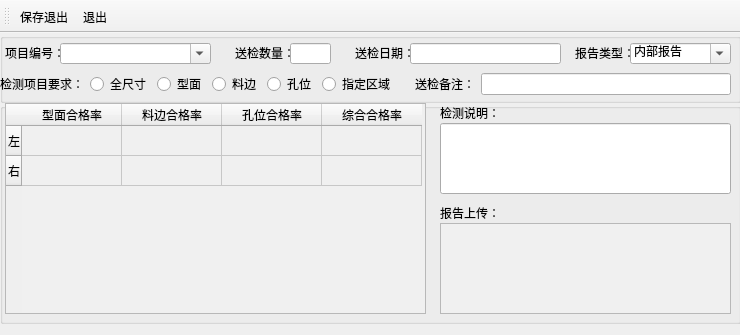
<?xml version="1.0" encoding="UTF-8"?>
<ui version="4.0">
 <class>MainWindow</class>
 <widget class="QMainWindow" name="MainWindow">
  <property name="geometry">
   <rect>
    <x>0</x>
    <y>0</y>
    <width>740</width>
    <height>335</height>
   </rect>
  </property>
  <property name="windowTitle">
   <string>MainWindow</string>
  </property>
  <widget class="QWidget" name="centralwidget">
   <widget class="QGroupBox" name="groupBox">
    <property name="geometry">
     <rect>
      <x>0</x>
      <y>0</y>
      <width>741</width>
      <height>70</height>
     </rect>
    </property>
    <property name="maximumSize">
     <size>
      <width>16777215</width>
      <height>70</height>
     </size>
    </property>
    <property name="title">
     <string/>
    </property>
    <widget class="QComboBox" name="Text_XiangMuBianHao_3">
     <property name="geometry">
      <rect>
       <x>630</x>
       <y>10</y>
       <width>101</width>
       <height>21</height>
      </rect>
     </property>
     <property name="editable">
      <bool>true</bool>
     </property>
     <item>
      <property name="text">
       <string>内部报告</string>
      </property>
     </item>
     <item>
      <property name="text">
       <string>客户报告</string>
      </property>
     </item>
    </widget>
    <widget class="QLineEdit" name="lineEdit_2">
     <property name="geometry">
      <rect>
       <x>410</x>
       <y>10</y>
       <width>151</width>
       <height>21</height>
      </rect>
     </property>
    </widget>
    <widget class="QLabel" name="label_23">
     <property name="geometry">
      <rect>
       <x>575</x>
       <y>10</y>
       <width>55</width>
       <height>20</height>
      </rect>
     </property>
     <property name="maximumSize">
      <size>
       <width>360</width>
       <height>36</height>
      </size>
     </property>
     <property name="text">
      <string>报告类型：</string>
     </property>
    </widget>
    <widget class="QLabel" name="label_17">
     <property name="geometry">
      <rect>
       <x>235</x>
       <y>10</y>
       <width>55</width>
       <height>20</height>
      </rect>
     </property>
     <property name="maximumSize">
      <size>
       <width>360</width>
       <height>36</height>
      </size>
     </property>
     <property name="text">
      <string>送检数量：</string>
     </property>
    </widget>
    <widget class="QComboBox" name="Text_XiangMuBianHao_2">
     <property name="geometry">
      <rect>
       <x>60</x>
       <y>10</y>
       <width>151</width>
       <height>21</height>
      </rect>
     </property>
     <property name="editable">
      <bool>true</bool>
     </property>
    </widget>
    <widget class="QLabel" name="label_18">
     <property name="geometry">
      <rect>
       <x>355</x>
       <y>10</y>
       <width>55</width>
       <height>20</height>
      </rect>
     </property>
     <property name="maximumSize">
      <size>
       <width>360</width>
       <height>36</height>
      </size>
     </property>
     <property name="text">
      <string>送检日期：</string>
     </property>
    </widget>
    <widget class="QLabel" name="label_16">
     <property name="geometry">
      <rect>
       <x>5</x>
       <y>10</y>
       <width>55</width>
       <height>20</height>
      </rect>
     </property>
     <property name="maximumSize">
      <size>
       <width>360</width>
       <height>36</height>
      </size>
     </property>
     <property name="text">
      <string>项目编号：</string>
     </property>
    </widget>
    <widget class="QLineEdit" name="lineEdit">
     <property name="geometry">
      <rect>
       <x>290</x>
       <y>10</y>
       <width>41</width>
       <height>21</height>
      </rect>
     </property>
    </widget>
    <widget class="QWidget" name="layoutWidget">
     <property name="geometry">
      <rect>
       <x>0</x>
       <y>40</y>
       <width>731</width>
       <height>22</height>
      </rect>
     </property>
     <layout class="QHBoxLayout" name="horizontalLayout">
      <item>
       <widget class="QLabel" name="label_24">
        <property name="maximumSize">
         <size>
          <width>360</width>
          <height>36</height>
         </size>
        </property>
        <property name="text">
         <string>检测项目要求：</string>
        </property>
       </widget>
      </item>
      <item>
       <widget class="QRadioButton" name="radioButton">
        <property name="text">
         <string>全尺寸</string>
        </property>
       </widget>
      </item>
      <item>
       <widget class="QRadioButton" name="radioButton_2">
        <property name="text">
         <string>型面</string>
        </property>
       </widget>
      </item>
      <item>
       <widget class="QRadioButton" name="radioButton_3">
        <property name="text">
         <string>料边</string>
        </property>
       </widget>
      </item>
      <item>
       <widget class="QRadioButton" name="radioButton_4">
        <property name="text">
         <string>孔位</string>
        </property>
       </widget>
      </item>
      <item>
       <widget class="QRadioButton" name="radioButton_5">
        <property name="text">
         <string>指定区域</string>
        </property>
       </widget>
      </item>
      <item>
       <spacer name="horizontalSpacer">
        <property name="orientation">
         <enum>Qt::Horizontal</enum>
        </property>
        <property name="sizeHint" stdset="0">
         <size>
          <width>40</width>
          <height>20</height>
         </size>
        </property>
       </spacer>
      </item>
      <item>
       <widget class="QLabel" name="label_25">
        <property name="maximumSize">
         <size>
          <width>360</width>
          <height>36</height>
         </size>
        </property>
        <property name="text">
         <string>送检备注：</string>
        </property>
       </widget>
      </item>
      <item>
       <widget class="QLineEdit" name="lineEdit_3">
        <property name="minimumSize">
         <size>
          <width>250</width>
          <height>0</height>
         </size>
        </property>
       </widget>
      </item>
     </layout>
    </widget>
   </widget>
   <widget class="QGroupBox" name="groupBox_2">
    <property name="geometry">
     <rect>
      <x>0</x>
      <y>70</y>
      <width>741</width>
      <height>221</height>
     </rect>
    </property>
    <property name="title">
     <string/>
    </property>
    <widget class="QLineEdit" name="lineEdit_4">
     <property name="geometry">
      <rect>
       <x>440</x>
       <y>20</y>
       <width>291</width>
       <height>71</height>
      </rect>
     </property>
     <property name="minimumSize">
      <size>
       <width>250</width>
       <height>0</height>
      </size>
     </property>
    </widget>
    <widget class="QLabel" name="label_26">
     <property name="geometry">
      <rect>
       <x>440</x>
       <y>0</y>
       <width>60</width>
       <height>20</height>
      </rect>
     </property>
     <property name="maximumSize">
      <size>
       <width>360</width>
       <height>36</height>
      </size>
     </property>
     <property name="text">
      <string>检测说明：</string>
     </property>
    </widget>
    <widget class="QLabel" name="label_27">
     <property name="geometry">
      <rect>
       <x>440</x>
       <y>100</y>
       <width>60</width>
       <height>20</height>
      </rect>
     </property>
     <property name="maximumSize">
      <size>
       <width>360</width>
       <height>36</height>
      </size>
     </property>
     <property name="text">
      <string>报告上传：</string>
     </property>
    </widget>
    <widget class="QTableWidget" name="Text_ShuJuXianShi">
     <property name="geometry">
      <rect>
       <x>5</x>
       <y>0</y>
       <width>421</width>
       <height>211</height>
      </rect>
     </property>
     <property name="sizePolicy">
      <sizepolicy hsizetype="Preferred" vsizetype="Preferred">
       <horstretch>0</horstretch>
       <verstretch>0</verstretch>
      </sizepolicy>
     </property>
     <property name="palette">
      <palette>
       <active>
        <colorrole role="Base">
         <brush brushstyle="SolidPattern">
          <color alpha="255">
           <red>240</red>
           <green>240</green>
           <blue>240</blue>
          </color>
         </brush>
        </colorrole>
       </active>
       <inactive>
        <colorrole role="Base">
         <brush brushstyle="SolidPattern">
          <color alpha="255">
           <red>240</red>
           <green>240</green>
           <blue>240</blue>
          </color>
         </brush>
        </colorrole>
       </inactive>
       <disabled>
        <colorrole role="Base">
         <brush brushstyle="SolidPattern">
          <color alpha="255">
           <red>240</red>
           <green>240</green>
           <blue>240</blue>
          </color>
         </brush>
        </colorrole>
       </disabled>
      </palette>
     </property>
     <property name="autoScroll">
      <bool>true</bool>
     </property>
     <row>
      <property name="text">
       <string>左</string>
      </property>
     </row>
     <row>
      <property name="text">
       <string>右</string>
      </property>
     </row>
     <column>
      <property name="text">
       <string>型面合格率</string>
      </property>
     </column>
     <column>
      <property name="text">
       <string>料边合格率</string>
      </property>
     </column>
     <column>
      <property name="text">
       <string>孔位合格率</string>
      </property>
     </column>
     <column>
      <property name="text">
       <string>综合合格率</string>
      </property>
     </column>
    </widget>
    <widget class="QTableWidget" name="Text_ShuJuXianShi_2">
     <property name="geometry">
      <rect>
       <x>440</x>
       <y>120</y>
       <width>291</width>
       <height>91</height>
      </rect>
     </property>
     <property name="sizePolicy">
      <sizepolicy hsizetype="Preferred" vsizetype="Preferred">
       <horstretch>0</horstretch>
       <verstretch>0</verstretch>
      </sizepolicy>
     </property>
     <property name="palette">
      <palette>
       <active>
        <colorrole role="Base">
         <brush brushstyle="SolidPattern">
          <color alpha="255">
           <red>240</red>
           <green>240</green>
           <blue>240</blue>
          </color>
         </brush>
        </colorrole>
       </active>
       <inactive>
        <colorrole role="Base">
         <brush brushstyle="SolidPattern">
          <color alpha="255">
           <red>240</red>
           <green>240</green>
           <blue>240</blue>
          </color>
         </brush>
        </colorrole>
       </inactive>
       <disabled>
        <colorrole role="Base">
         <brush brushstyle="SolidPattern">
          <color alpha="255">
           <red>240</red>
           <green>240</green>
           <blue>240</blue>
          </color>
         </brush>
        </colorrole>
       </disabled>
      </palette>
     </property>
     <property name="autoScroll">
      <bool>true</bool>
     </property>
    </widget>
   </widget>
  </widget>
  <widget class="QToolBar" name="toolBar">
   <property name="mouseTracking">
    <bool>false</bool>
   </property>
   <property name="tabletTracking">
    <bool>false</bool>
   </property>
   <property name="acceptDrops">
    <bool>false</bool>
   </property>
   <property name="windowTitle">
    <string>toolBar</string>
   </property>
   <property name="toolButtonStyle">
    <enum>Qt::ToolButtonTextUnderIcon</enum>
   </property>
   <property name="floatable">
    <bool>true</bool>
   </property>
   <attribute name="toolBarArea">
    <enum>TopToolBarArea</enum>
   </attribute>
   <attribute name="toolBarBreak">
    <bool>false</bool>
   </attribute>
   <addaction name="action_xinzeng"/>
   <addaction name="action_shanchu"/>
  </widget>
  <action name="action_xinzeng">
   <property name="icon">
    <iconset resource="../../res.qrc">
     <normaloff>:/new/prefix1/ICO/png/1081676.png</normaloff>:/new/prefix1/ICO/png/1081676.png</iconset>
   </property>
   <property name="text">
    <string>保存退出</string>
   </property>
   <property name="toolTip">
    <string>保存退出</string>
   </property>
   <property name="shortcut">
    <string>Ctrl+S</string>
   </property>
  </action>
  <action name="action_shanchu">
   <property name="icon">
    <iconset resource="../../res.qrc">
     <normaloff>:/new/prefix1/ICO/png/shell32.dll(240).png</normaloff>:/new/prefix1/ICO/png/shell32.dll(240).png</iconset>
   </property>
   <property name="text">
    <string>退出</string>
   </property>
   <property name="toolTip">
    <string>退出</string>
   </property>
  </action>
 </widget>
 <resources>
  <include location="../../res.qrc"/>
 </resources>
 <connections/>
</ui>
